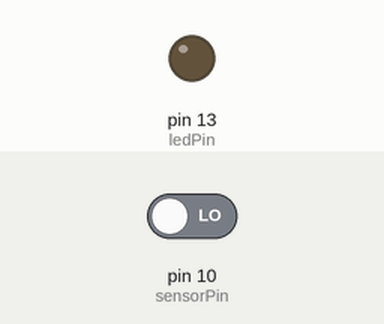
Recording of a sketch running on a simulated Arduino Uno, built with avr-gcc and run on an emulated ATmega328P. Shown: output pins drawn as LEDs (lit = HIGH). Inputs (shaded band) come from the test bench; at power-on: pin 10 (sensorPin) LOW.

Above: at 1.2 s.
1.3 s: pin 10 (sensorPin) driven HIGH
At 1.6 s:
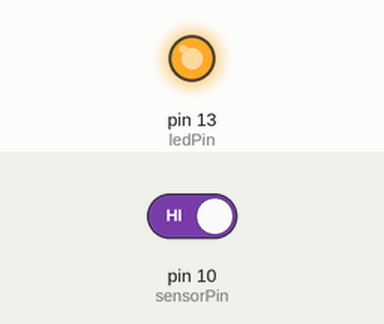
2.8 s: pin 10 (sensorPin) driven LOW
At 3.9 s:
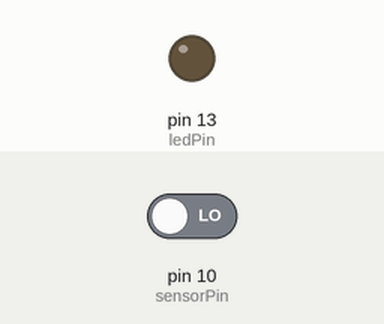
Timing chart, 0 to 5.8 s (numbered marks = the images above; inputs shaded):
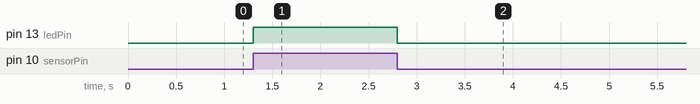

The sketch:

IR_Sensor_Digital.ino
```cpp
int sensorPin = 10;
int ledPin = 13;

void setup() {

  pinMode(sensorPin, INPUT);

  pinMode(ledPin, OUTPUT);

}

void loop() {


  int sensorValue = digitalRead(sensorPin);

  // Si un obstacle est détecté (valeur HIGH)
  if (sensorValue == HIGH) {

    digitalWrite(ledPin, HIGH);
  } else {
    // si aucun obstacle n'est détecté
    digitalWrite(ledPin, LOW);
  }

}
```

Measured:
- after the input at 1.3 s, pin 13 (ledPin): LOW → HIGH at once
- after the input at 2.8 s, pin 13 (ledPin): HIGH → LOW at once
